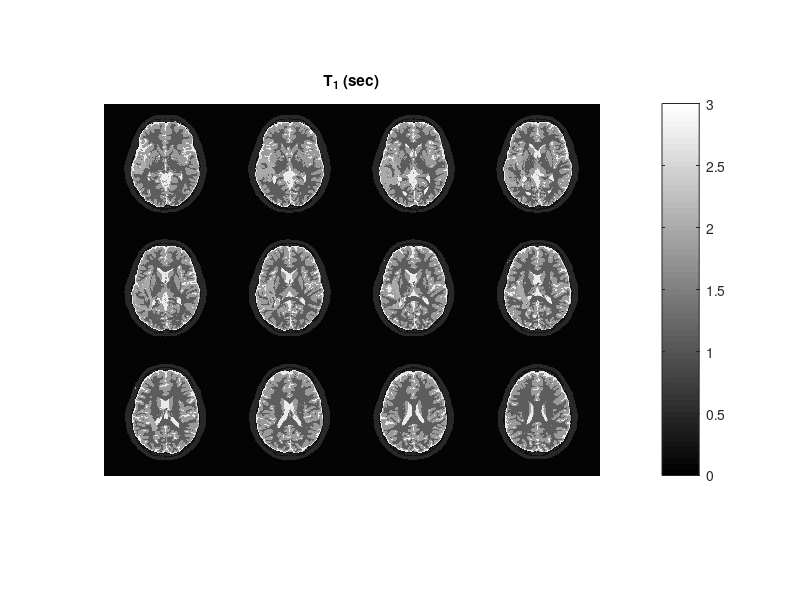
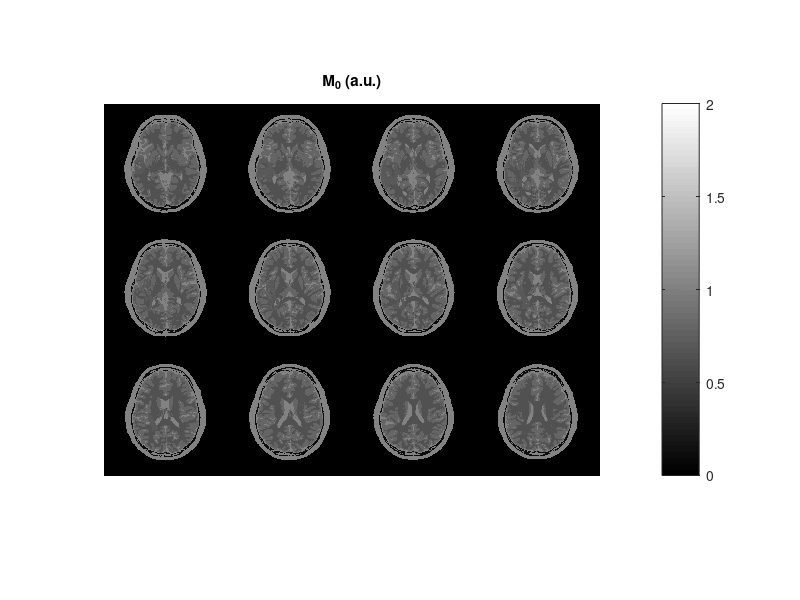
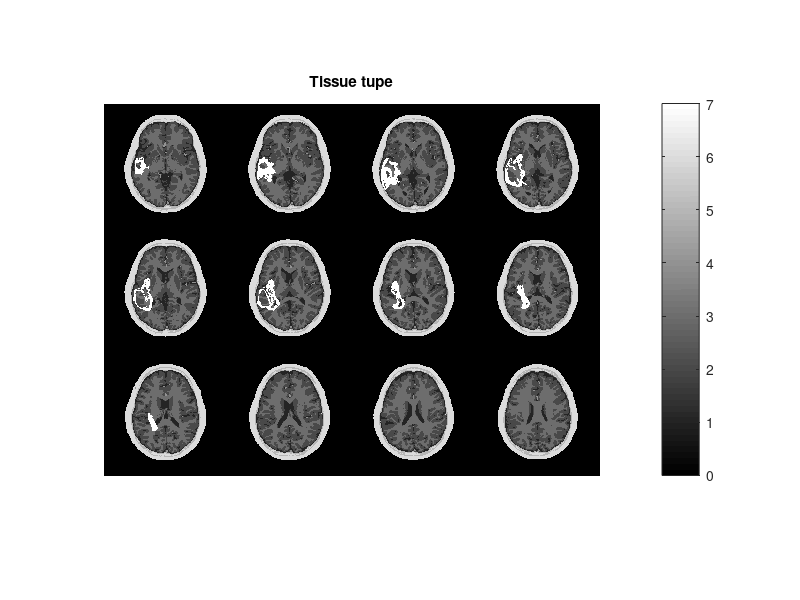

MATLAB code to generate these figures, in order: (Note: this script raises an error after producing the figures.)
clear; clc; close all;

%%
load('discreteBrainModel.mat');
Mo = zeros(size(imData));
T1 = zeros(size(imData));

%%
for ct = 1:numel(imData)
    switch imData(ct)
        case 0 % Background
            Mo(ct) = 0;
            T1(ct) = 0.05;
        case 1 % CSF
            Mo(ct) = 1;
            T1(ct) = 2.750;
        case 2 % GM
            Mo(ct) = 0.8;
            T1(ct) = 1.820;
        case 3 % WM
            Mo(ct) = 0.65;
            T1(ct) = 1.084;
        case 4 % Vessel
            Mo(ct) = 1;
            T1(ct) = 1.920;
        case 5 % Skull
            Mo(ct) = 0.1;
            T1(ct) = 0.200;
        case 6 % Fat
            Mo(ct) = 1;
            T1(ct) = 0.471;
        case 7 % Tumor
            Mo(ct) = 0.7;
            T1(ct) = 2;
    end
end

%%
figure(1);
montage(permute(T1, [1 2 4 3]), 'DisplayRange', [0 3], 'Size', [3 4]);
title('T_1 (sec)');
colormap jet;
colorbar;

figure(2);
montage(permute(Mo, [1 2 4 3]), 'DisplayRange', [0 2], 'Size', [3 4]);
title('M_0 (a.u.)');
colormap jet;
colorbar;

figure(3);
montage(permute(double(imData), [1 2 4 3]), 'DisplayRange', [0 7], 'Size', [3 4]);
title('Tissue tupe');
colormap jet;
colorbar;

save('discreteBrainModel.mat', 'T1', 'Mo', '-append');